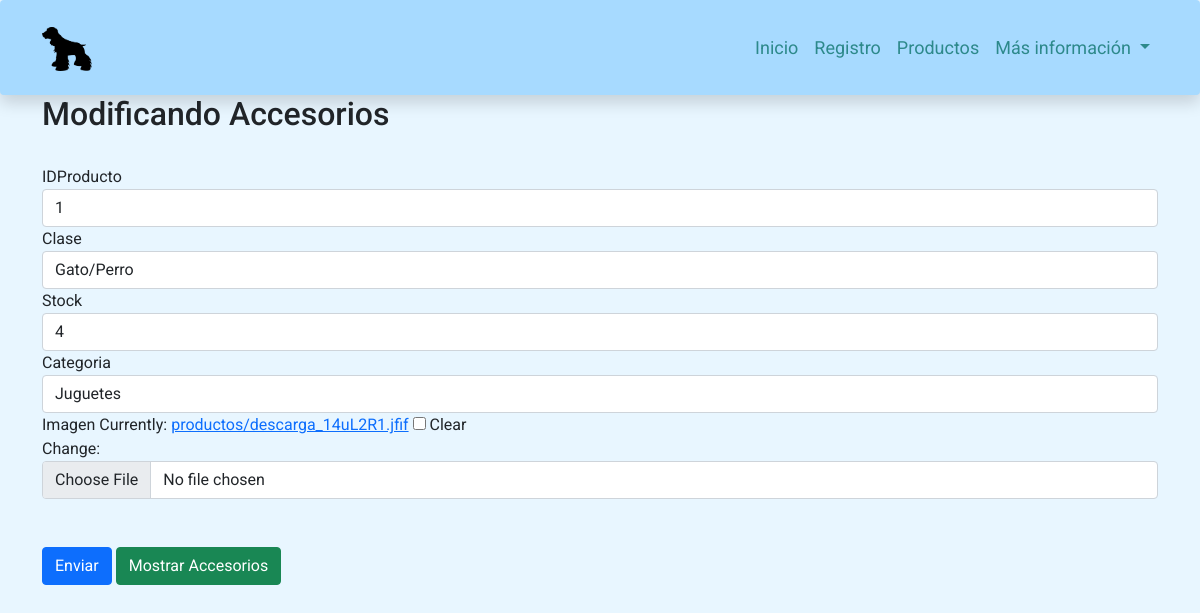
Page /form_modaccesorio/1 on the committed database.
### petsy/models.py (models this page shows, shortened)
class Accesorio(models.Model):
    idProducto = models.CharField(max_length=8, primary_key=True, verbose_name='Id del Producto')
    clase = models.CharField(max_length=20, verbose_name='Tipo de Mascota')
    stock = models.IntegerField(verbose_name='Stock del producto')
    categoria = models.ForeignKey(Categoria, on_delete=models.CASCADE)
    imagen = models.ImageField(upload_to="productos", null=True, blank=True)

### petsy/views.py (the view)
# urls.py: path('form_modaccesorio/<id>', form_modaccesorio, name="form_modaccesorio"),
def form_modaccesorio(request, id):
    accesorio = Accesorio.objects.get(idProducto=id)
    datos = {
        'form': AccesorioForm(instance = accesorio)
    }
    if request.method=='POST':
        formulario = AccesorioForm(data=request.POST, instance = accesorio, files=request.FILES)
        if formulario.is_valid():
            formulario.save()
            return redirect ('mostrar')
    return render(request, 'form_modaccesorio.html', datos)

### petsy/models.py (called while the page is built)
    def __str__(self):
        return self.nombreCategoria

### petsy/templates/form_modaccesorio.html (shortened to what this page needs)
<!doctype html>
<html lang="en">
  <head>
    <link rel="stylesheet" href="https://cdn.jsdelivr.net/npm/bootstrap-icons@1.8.1/font/bootstrap-icons.css">
    <link href="https://cdn.jsdelivr.net/npm/bootstrap@5.1.3/dist/css/bootstrap.min.css" rel="stylesheet">
    {%load static%}
    <link rel="stylesheet" href="{% static 'css/style.css' %}">
  </head>
  <body>
    <nav class="navbar navbar-expand-lg navbar-light p-4 shadow p-3 bg-white rounded" style="background-color: #a7daff !important;"  id="navbar">
        <div class="container">
          <a href="{% url 'index' %}"><img src="{% static './img/Petsy Logo.png' %}" alt="" width="50" height="44" class="d-inline-block align-text-top"></a>
          <div class="collapse navbar-collapse" id="navbarNavDropdown">
            <ul class="navbar-nav ms-auto">
              <li class="nav-item">
                <a class="nav-link active" aria-current="page" href="{% url 'index' %}">Inicio</a>
              </li>
              <li class="nav-item">
                <a class="nav-link" href="{% url 'registracion' %}">Registro</a>
              </li>
              <li class="nav-item">
                <a class="nav-link" href="{% url 'galeria' %}">Productos</a>
              </li>
              <li class="nav-item dropdown">
                <a class="nav-link dropdown-toggle" href="#" id="navbarDropdownMenuLink" role="button" data-bs-toggle="dropdown" aria-expanded="false">
                  Más información
                </a>
          </div>
        </div>
      </nav>
      <div class="container">
        <h2>Modificando Accesorios</h2><br>
        <form method="POST" action="#" id="formulario" enctype="multipart/form-data">
            <div class="form-group">
                {{form.idProducto.label}}
                {{form.idProducto}}
            </div>
            <div class="form-group">
                {{form.clase.label}}
                {{form.clase}}
            </div>
            <div class="form-group">
                {{form.stock.label}}
                {{form.stock}}
            </div>
            <div class="form-group">
                {{form.categoria.label}}
                {{form.categoria}}
            </div>
            <div class="form-group">
              {{form.imagen.label}}
              {{form.imagen}}
          </div>
            <br><br>
            <input type="submit" class="btn btn-primary" value="Enviar">
            <a href="{% url 'mostrar' %}" class="btn btn-success">Mostrar Accesorios</a>
          </form>
    </div>

### petsy/static/css/style.css (style rules this page uses)
html { position: relative; min-height: 100%; padding-bottom: 200px; }
body { margin-bottom: 200px; font-family: 'Roboto', sans-serif !important; background-color: #e8f6ff !important; }
#navbar a { color: #2d898b; font-size: 18px; }
.nav-link { border-bottom: 1px solid transparent; }

### petsy/templates/form_modaccesorio.html (style rules this page uses)
body { font-family: Arial; }

### rows in the picture
Accesorio: idProducto "1", clase "Gato/Perro", stock "4", categoria "Juguetes"
